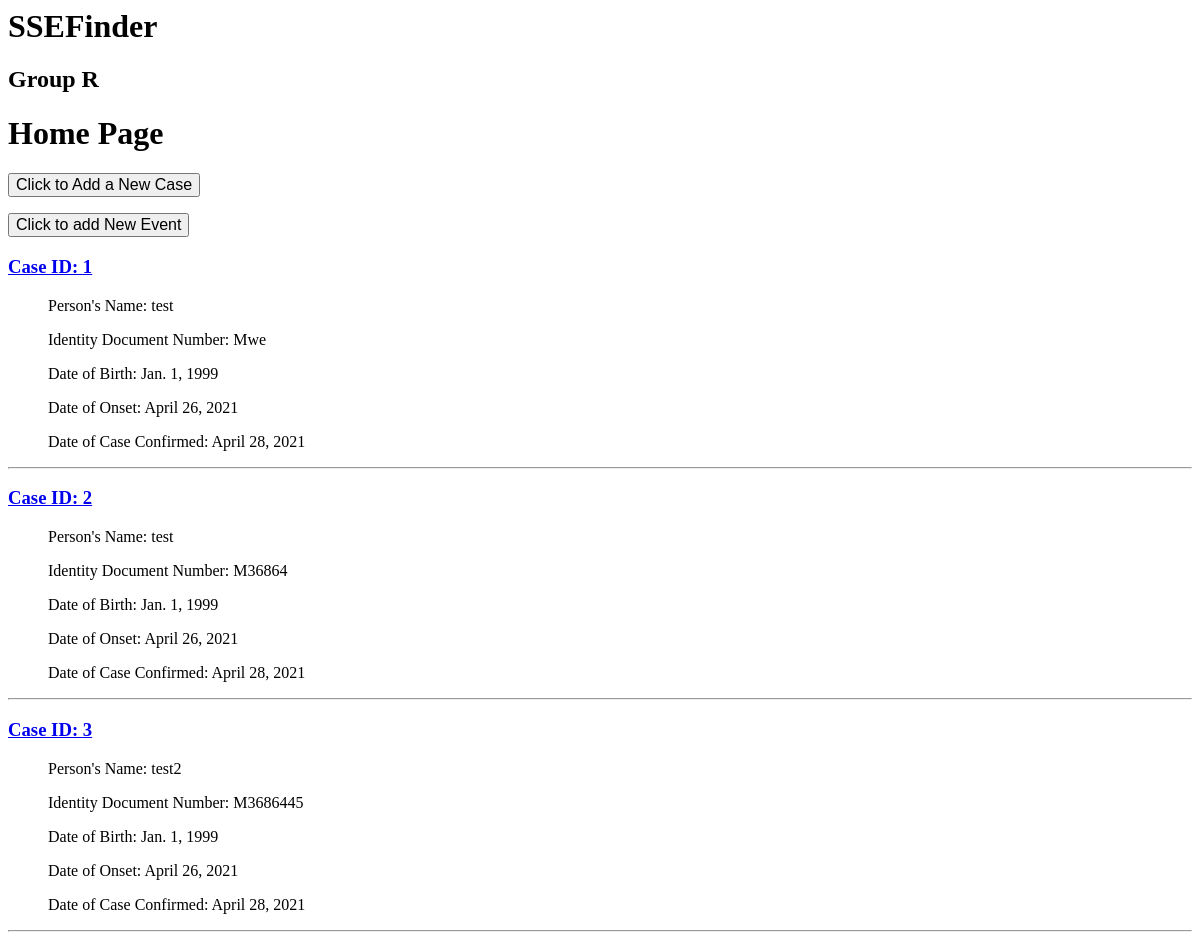
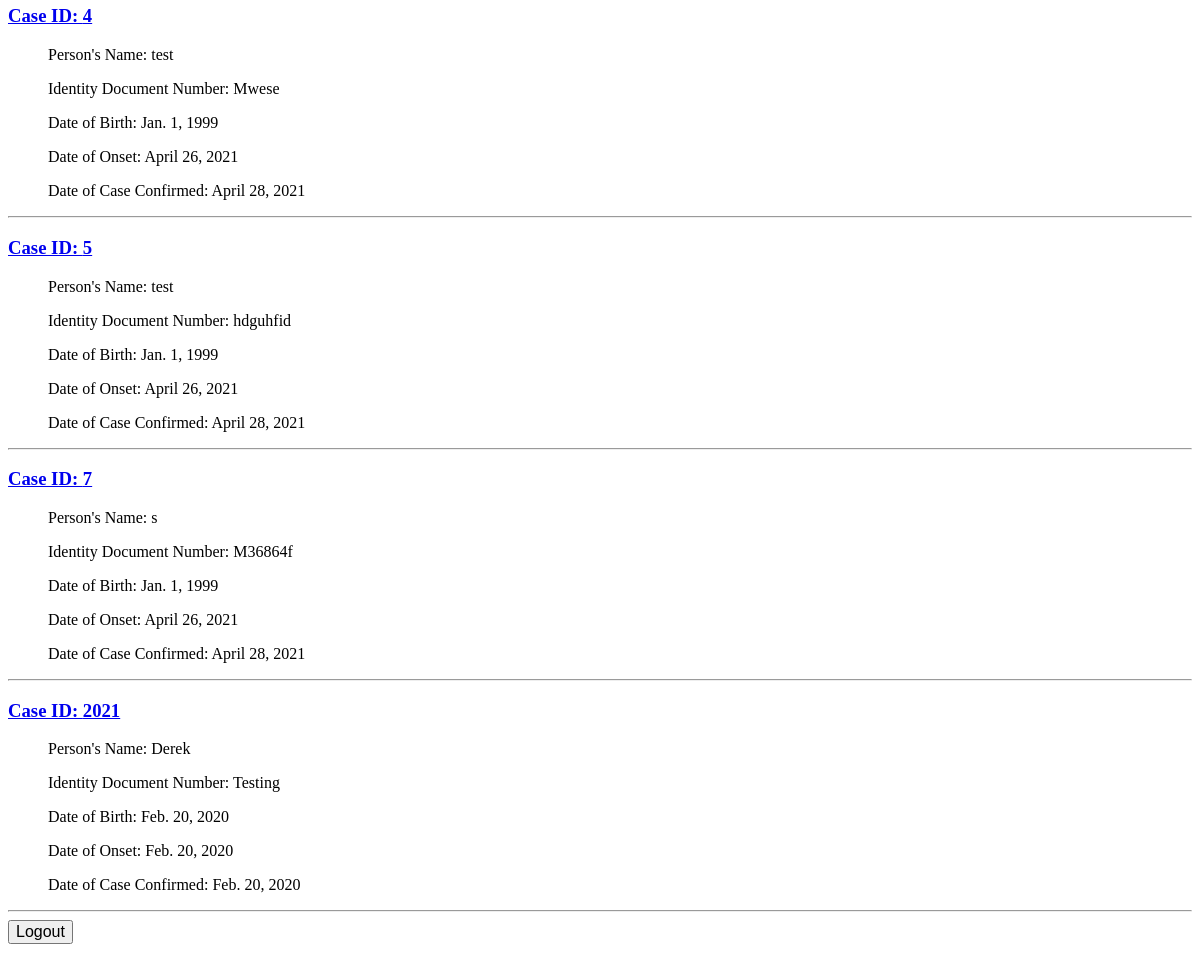
Page / (signed in) on the earlier database version (2 pictures, top to bottom).
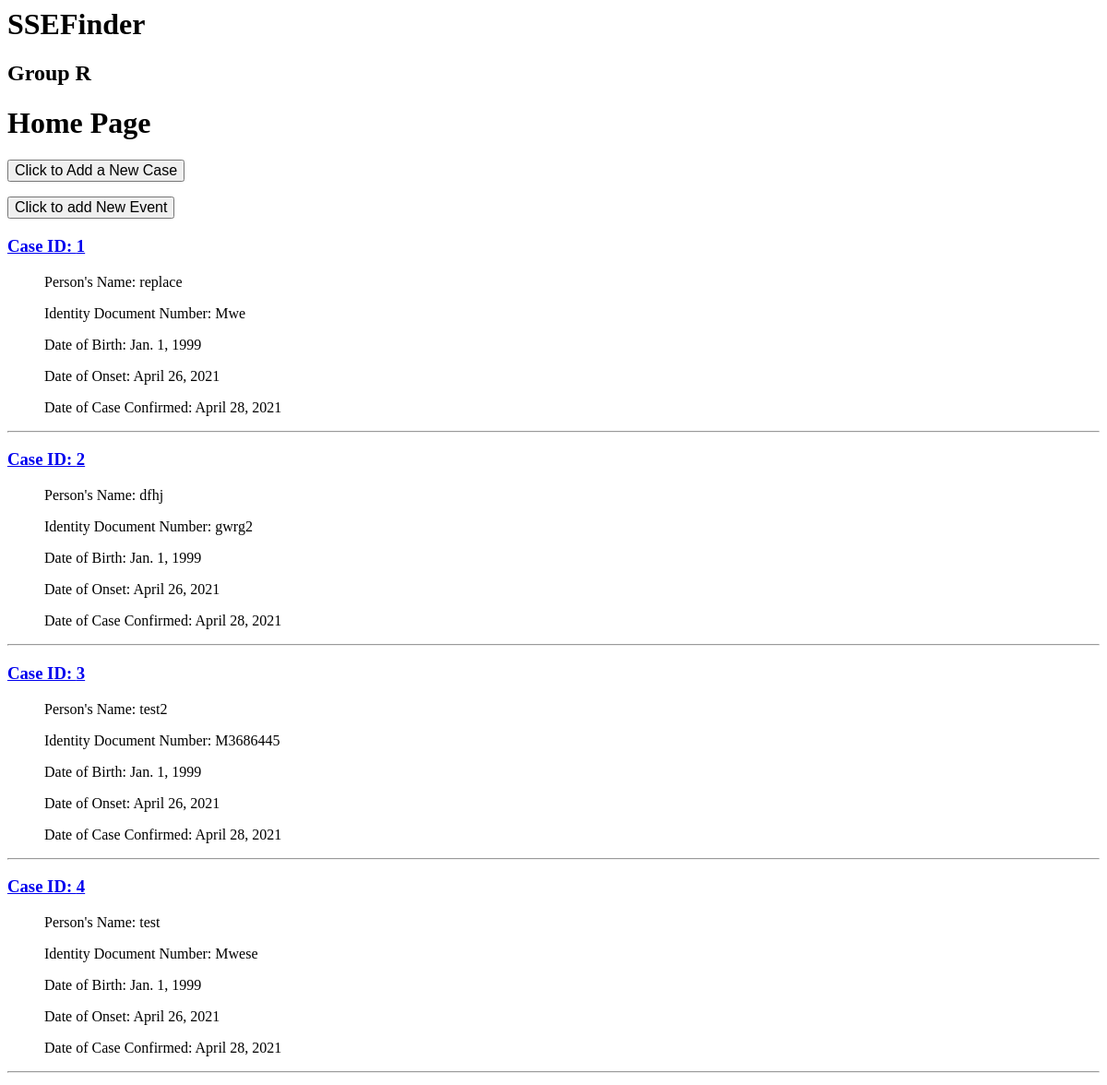
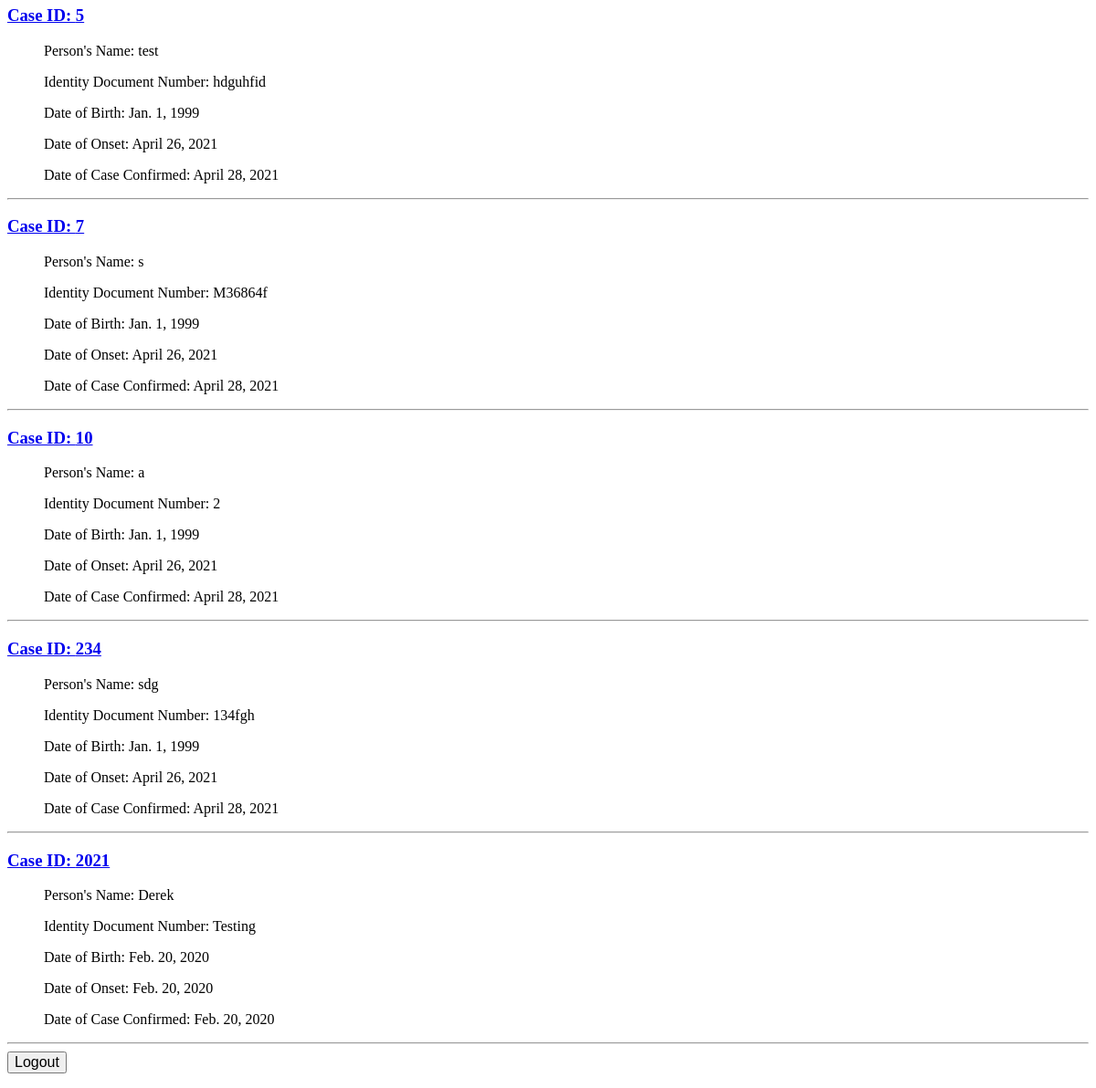
Same page on the later database version (2 pictures, top to bottom).
### users/models.py (models this page shows)
class Case(models.Model):
    case_no = models.IntegerField(primary_key=True, unique=True)
    name = models.CharField(max_length=200)
    id_num = models.CharField(max_length=9, unique=True)
    dob = models.DateField()
    symp_date = models.DateField()
    confirm_date = models.DateField()
    def __str__(self):
        return str(self.case_no)

### users/views.py (the view)
# urls.py: path('', views.home_page_view, name='home'),
@login_required(login_url='login')
def home_page_view(request):
    case = Case.objects.all()
    context = {'object_list' : case}
    return render(request, 'home_page.html', context)

### users/templates/home_page.html
<h1> SSEFinder </h1>
<h2> Group R  </h2>
<h1> Home Page </h1>
<form action="{% url 'add_case' %}" method="get">
    <input style="font-size:100%;" type="submit" value="Click to Add a New Case">
</form>
<form action="{% url 'add_event' %}" method="get">
    <input style="font-size:100%;" type="submit" value="Click to add New Event">
</form>
  {% for case in object_list %}
  <a href="{% url 'case_events_details' case %}">
    <h3>Case ID: {{ case.case_no }}</h3>
  </a>
    <ul>Person's Name: {{ case.name }}</ul>
    <ul>Identity Document Number: {{ case.id_num }}</ul>
    <ul>Date of Birth: {{ case.dob }}</ul>
    <ul>Date of Onset: {{ case.symp_date }}</ul>
    <ul>Date of Case Confirmed: {{ case.confirm_date }}</ul>
  <hr/>
  {% empty %}
  <li>No case is recorded</li>
  {% endfor %}
<form action="{% url 'logout' %}" method="get">
    <input style="font-size:100%;" type="submit" value="Logout">
</form>

Differences in the rows shown:
changed Case "Mwe": name "test" → "replace"
changed Case id 2: name "test" → "dfhj"; id_num "M36864" → "gwrg2"
added Case: case_no "10", name "a", id_num "2", dob "Jan. 1, 1999", symp_date "April 26, 2021", confirm_date "April 28, 2021"
added Case: case_no "234", name "sdg", id_num "134fgh", dob "Jan. 1, 1999", symp_date "April 26, 2021", confirm_date "April 28, 2021"
